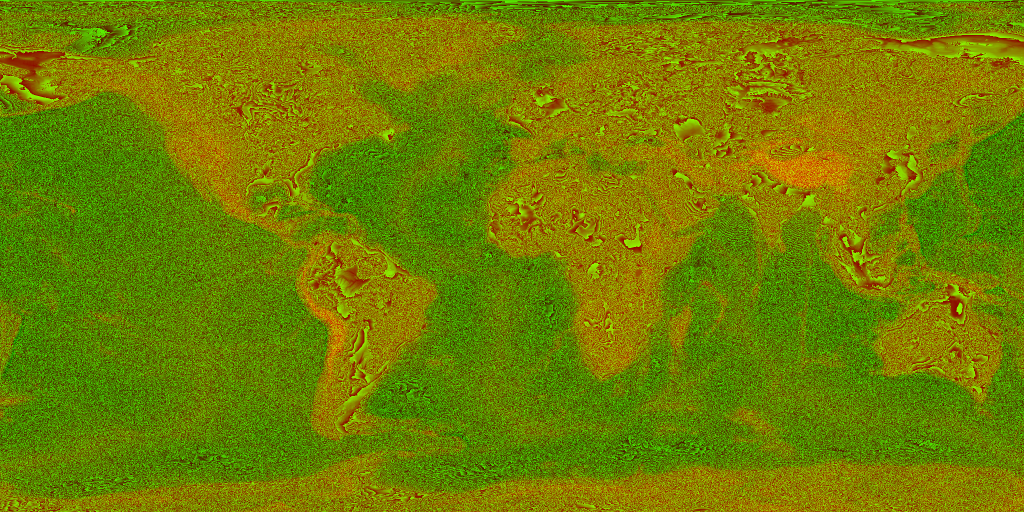
#> input picture slice/data/bathy_global.png, 2048 x 1024 px (shown at 1/2 size)
$ python audit-georeference.py
#> lines starting #> are read from the running program, lines starting #| are printed output that depends on the picture; pictures that were not available may be replaced by others from this repository, and a replacement may not be noted
from PIL import Image
import numpy as np
from pathlib import Path
import json
root=Path(__file__).resolve().parents[1]
def decode(p):
 a=np.asarray(Image.open(p));return (a[:,:,0].astype(np.float32)*256+a[:,:,1])*(20000/65535)-11000
#> in decode, a is the input picture: shape (1024, 2048, 3); mean R, G, B 112.1, 127.5, 0
#> after `return (a[:, :, 0].astype(np.float32) * 256 + a[:, :, 1]) * (20000 / 6`:
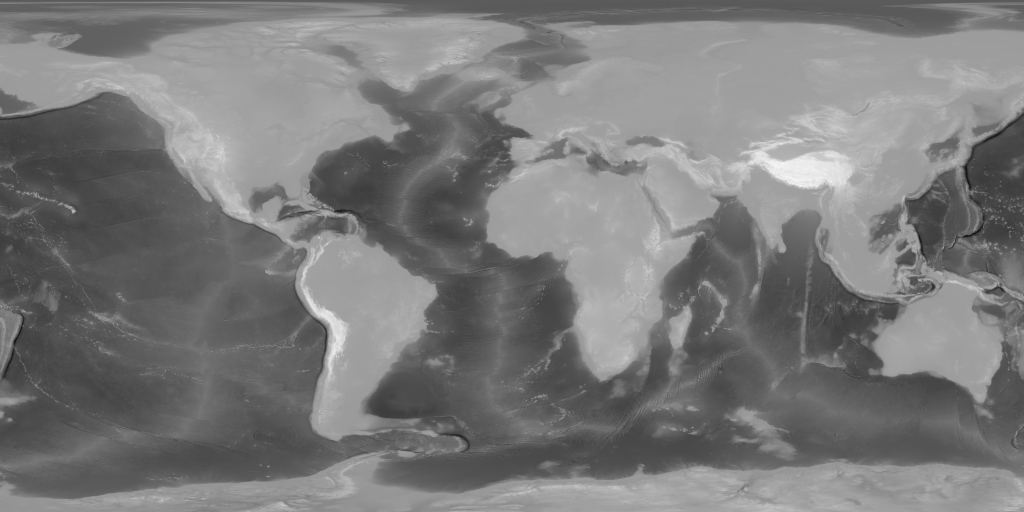
#> returned value: shape (1024, 2048) float32 (shown at 1/2 size); min -10082, max 6258.6, mean -2201.5; drawn with min black and max white
g=decode(root/'slice/data/bathy_global.png')
r=decode(root/'slice/data/bathy_sunda.png')
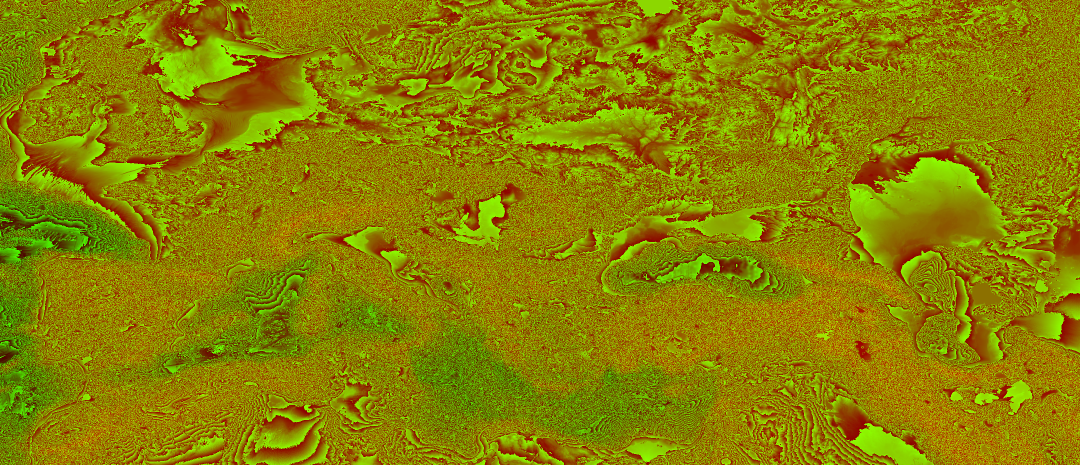
#> input picture slice/data/bathy_europe_medium.png, 2160 x 930 px, given in place of bathy_sunda.png, which was not available (shown at 1/2 size)
#> in decode, a is the input picture: shape (930, 2160, 3); mean R, G, B 139.6, 128.4, 0
#> in decode (call 2), `return (a[:, :, 0].astype(np.float32) * 256 + a[:, :, 1]) * (20000 / 6`:
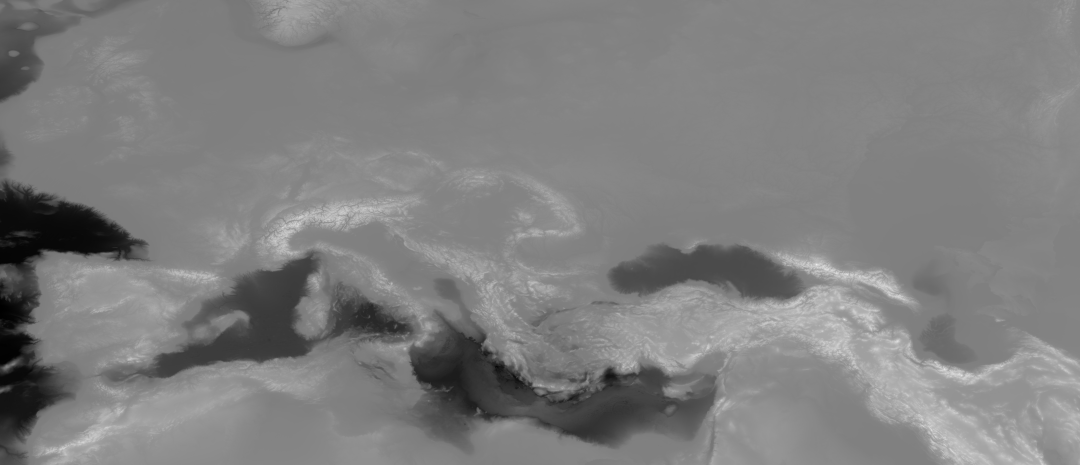
#> returned value: shape (930, 2160) float32 (shown at 1/2 size); min -5254.7, max 5167.8, mean -52.3; drawn with min black and max white
samples=[]
for i in range(410,650,10):
 for j in range(1700,1980,10):
  # Global builder averages 10x10 native cells after two stages.
  lat=90-(i*10+5)/60;lon=-180+(j*10+5)/60
  if not (-25<lat<17 and 97<lon<151):continue
  ri=int(round((22-lat)*60));rj=int(round((lon-92)*60))
  regional=float(r[ri-5:ri+5,rj-5:rj+5].mean())
  # Shader treats the resulting 2048x1024 crop as the ENTIRE globe.
  gi=int((90-lat)/180*g.shape[0]);gj=int((lon+180)/360*g.shape[1])
  samples.append([regional,float(g[i,j]),float(g[gi,gj])])
#> after the loop, samples = 588 items, first 6: [322.5, 163.5, -203.6], [316, 167.2, -126.4], [504.6, 402.8, -71.49], [185.1, -87.97, 108.3], [216.4, -1275.4, 196.8], [247.9, -410.8, 1314]
a=np.array(samples)
#> a = 588 rows, first 8: [322.5, 163.5, -203.6], [316, 167.2, -126.4], [504.6, 402.8, -71.49], [185.1, -87.97, 108.3], [216.4, -1275.4, 196.8], [247.9, -410.8, 1314], [122.2, -1979.5, 656.1], [133.2, -2436, 824.2]
out={'samples':len(a),'rmse_m_regional_vs_global_corrected_crop_coordinates':float(np.sqrt(np.mean((a[:,0]-a[:,1])**2))),'rmse_m_regional_vs_global_shader_coordinates':float(np.sqrt(np.mean((a[:,0]-a[:,2])**2))),'native_shape':[10800,21600],'retained_shape':[10240,20480],'lost_longitude_degrees':1120/60,'lost_latitude_degrees':560/60}
print(json.dumps(out,indent=2));(root/'.playwright-mcp/audit-georeference.json').write_text(json.dumps(out,indent=2))
#> (printed output is left out)
